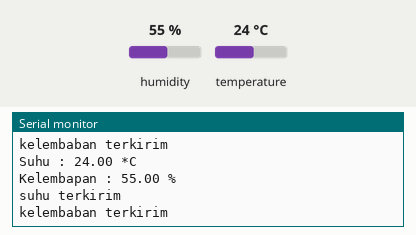
The sketch below on a simulated ESP8266 (NodeMCU). On the bench: the last lines printed to the serial monitor. The test bench sets the inputs (shaded band); at power-on: humidity 55 %, temperature 24 °C. WiFi joins after 1.5 s; servers stay silent unless stated.

Above: at 2.7 s.
2.8 s: humidity set to 22 %
At 2.86 s:
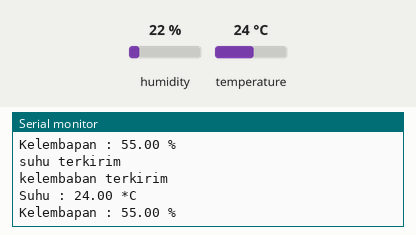
5.5 s: temperature set to 12 °C
At 5.86 s:
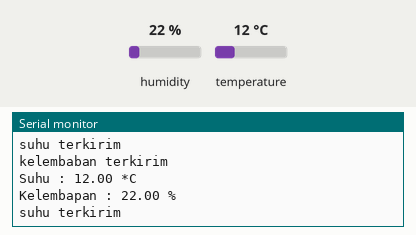
8.2 s: humidity set to 40 %
At 10.83 s:
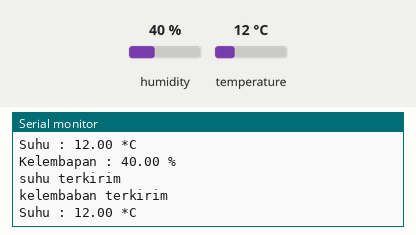
Timing chart, 0 to 12.3 s (numbered marks = the images above; inputs shaded):
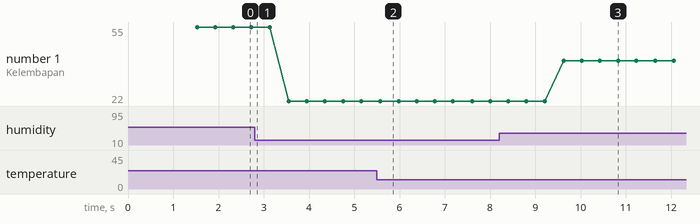

The sketch:

Tugas_Firebase_Esp8266.ino
```cpp
#include <ESP8266WiFi.h>
#include <DHT.h>
#include "FirebaseESP8266.h"

#define DHTPIN D4
#define DHTTYPE DHT11
DHT dht11(DHTPIN, DHTTYPE);

#define FIREBASE_HOST "suhu-2e648-default-rtdb.firebaseio.com"
#define FIREBASE_AUTH "T2xC3vQGdFK413YZoGD2bR6uOA3fcniFVnvRa0zn"

#define WIFI_SSID "XIAOMI"
#define WIFI_PASSWORD "Xiaomi123"

FirebaseData firebaseData;

void setup(){
  Serial.begin(115200);

  dht11.begin();

  WiFi.begin(WIFI_SSID, WIFI_PASSWORD);
  Serial.print("Connected");
  while (WiFi.status() !=WL_CONNECTED){
    Serial.print(".");
    delay(500);
  }
  Serial.println();
  Serial.println("Connected with IP:");
  Serial.println(WiFi.localIP());
  Serial.println();

  Firebase.begin(FIREBASE_HOST, FIREBASE_AUTH);
}

void loop(){
  float t = dht11.readTemperature();
  float h = dht11.readHumidity();

  if (isnan(t) || isnan(h)){
    Serial.println("Failed");
    delay(1000);
    return;
  }

  Serial.print("Suhu : ");
  Serial.print(t);
  Serial.println(" *C");
  Serial.print("Kelembapan : ");
  Serial.print(h);
  Serial.println(" %");
  Serial.println();

  if(Firebase.setFloat(firebaseData,"/Hasil_Testing/Suhu", t)){
    Serial.println("suhu terkirim");
  }else{
    Serial.println("suhu tidak terkirim");
    Serial.println("karena : "+firebaseData.errorReason());
  }

   if(Firebase.setFloat(firebaseData,"/Hasil_Testing/kelembapan", h)){
    Serial.println("kelembaban terkirim");
  }else{
    Serial.println("kelembaban tidak terkirim");
    Serial.println("karena : "+firebaseData.errorReason());
  }
  delay(100);
}
```

Measured:
- after the input at 5.5 s, the serial monitor: prints a new line after 0.08 s (image 2)
- after the input at 8.2 s, the serial monitor: prints a new line after 1.4 s (image 3)
- plotted number 1: 55 → 22 after the input at 2.8 s, 22 → 40 after the input at 8.2 s
